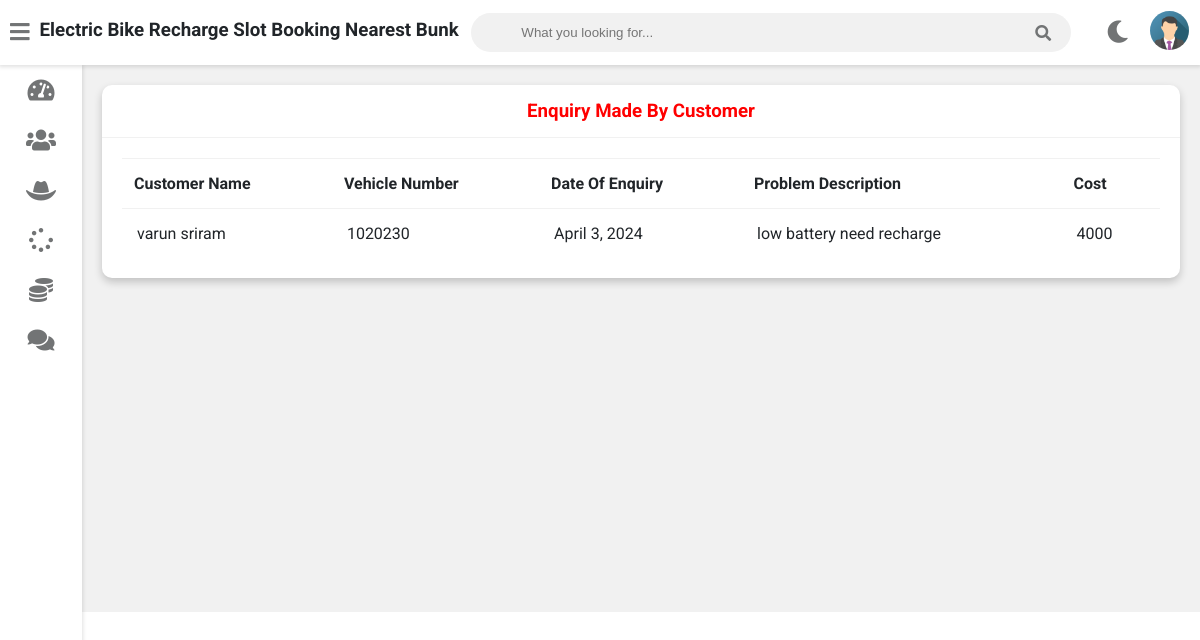
The app's page /admin-view-customer-enquiry (signed in) with its own data.
### vehicle/models.py (models this page shows, shortened)
class Customer(models.Model):
    user=models.OneToOneField(User,on_delete=models.CASCADE)
    profile_pic= models.ImageField(upload_to='profile_pic/CustomerProfilePic/',null=True,blank=True)
    address = models.CharField(max_length=40)
    mobile = models.CharField(max_length=20,null=False)
    @property
    def get_name(self):
        return self.user.first_name+" "+self.user.last_name

class Request(models.Model):
    cat=(('two wheeler with gear','two wheeler with gear'),('two wheeler without gear','two wheeler without gear'))
    category=models.CharField(max_length=50,choices=cat)
    vehicle_no=models.PositiveIntegerField(null=False)
    vehicle_name = models.CharField(max_length=40,null=False)
    vehicle_model = models.CharField(max_length=40,null=False)
    vehicle_brand = models.CharField(max_length=40,null=False)
    problem_description = models.CharField(max_length=500,null=False)
    date=models.DateField(auto_now=True)
    cost=models.PositiveIntegerField(null=True)
    customer=models.ForeignKey('Customer', on_delete=models.CASCADE,null=True)
    mechanic=models.ForeignKey('Mechanic',on_delete=models.CASCADE,null=True)
    stat=(('Pending','Pending'),('Approved','Approved'),('Recharging','Recharging'),('Recharging Done','Recharging Done'),('Released','Released'))
    status=models.CharField(max_length=50,choices=stat,default='Pending',null=True)

### vehicle/views.py (the view)
# urls.py: path('admin-view-customer-enquiry', views.admin_view_customer_enquiry_view,name='admin-view-customer-enquiry'),
@login_required(login_url='adminlogin')
def admin_view_customer_enquiry_view(request):
    enquiry=models.Request.objects.all().order_by('-id')
    customers=[]
    for enq in enquiry:
        customer=models.Customer.objects.get(id=enq.customer_id)
        customers.append(customer)
    return render(request,'vehicle/admin_view_customer_enquiry.html',{'data':zip(customers,enquiry)})

### templates/vehicle/admin_view_customer_enquiry.html
{% extends 'vehicle/adminbase.html' %}
{% block content %}
	<div class="wrapper">
		<div class="row">
			<div class="col-12 col-m-12 col-sm-12">
				<div class="card">
					<div class="card-header">
						<h3 style="color:red; text-align:center" >Enquiry Made By Customer
						</h3>
					</div>
					<div class="card-content">
						<table>
							<thead>
                <tr>
                  <th>Customer Name</th>
                  <th>Vehicle Number</th>
                  <th>Date Of Enquiry</th>
                  <th>Problem Description</th>
									<th>Cost</th>
                </tr>
							</thead>
							<tbody>
                {% for c,r in data %}
                <tr>
                  <td> {{c.get_name}}</td>
                  <td> {{r.vehicle_no}}</td>
                  <td> {{r.date}}</td>
                  <td>{{r.problem_description}}</td>
									<td>{{r.cost}}</td>
                </tr>
                {% endfor %}
							</tbody>
						</table>
					</div>
				</div>
			</div>
		</div>
<br><br><br><br><br><br><br><br><br><br><br><br><br><br><br><br>
	</div>
{% endblock content %}

### static/style.css (style rules this page uses)
:root { --primary-color: #4834d4; --success-color: #6ab04c; --warning-color: #f0932b; --danger-color: #eb4d4b; --light-color: #212529; --light-second-color: #727475; --light-background: #ffffff; --light-second-background: #f1f1f1; --dark-color: #909090; --dark-second-color: #f5f6fa; --dark-background: #23242D; --dark-second-background: #181818; }
.light { --main-bg-color: var(--light-background); --second-bg-color: var(--light-second-background); --main-color: var(--light-color); --second-color: var(--light-second-color); }
* { box-sizing: border-box; }
body { font-family: 'Roboto', sans-serif; background: var(--main-bg-color); color: var(--main-color); margin: 0; }
.wrapper { padding: 10px; margin-left: 82px; padding-top: 75px; background: var(--second-bg-color); transition: margin-left .5s; }
.row { display: flex; flex-wrap: wrap; flex-direction: row; }
.row:after, .row:before { box-sizing: border-box; }
[class*="col-"] { padding: 10px; }
@media only screen and (min-width: 600px) { .col-sm-12 { width: 100%; } }
@media only screen and (min-width: 768px) { .col-m-12 { width: 100%; } }
@media only screen and (min-width: 992px) { .col-12 { width: 100%; } }
.card { background: var(--main-bg-color); color: var(--main-color); border-radius: 10px; margin-bottom: 10px; box-shadow: 0 4px 8px 0 rgba(0,0,0,0.2); }
.card-header { padding: 15px 30px; border-bottom: 1px solid var(--second-bg-color); position: relative; }
.card-header h3 { margin: 0; }
.card-content { padding: 20px; overflow-x: auto; }
table { border-collapse: collapse; width: 100%; }
table td { border-top: 1px solid var(--second-bg-color); padding: 15px; }
table th { border-top: 1px solid var(--second-bg-color); border-bottom: 1px solid var(--second-bg-color); padding: 15px 12px; text-align: left; }

### records on screen
Customer: get_name "varun sriram", vehicle_no "1020230", date "April 3, 2024", problem_description "low battery need recharge", cost "4000"
